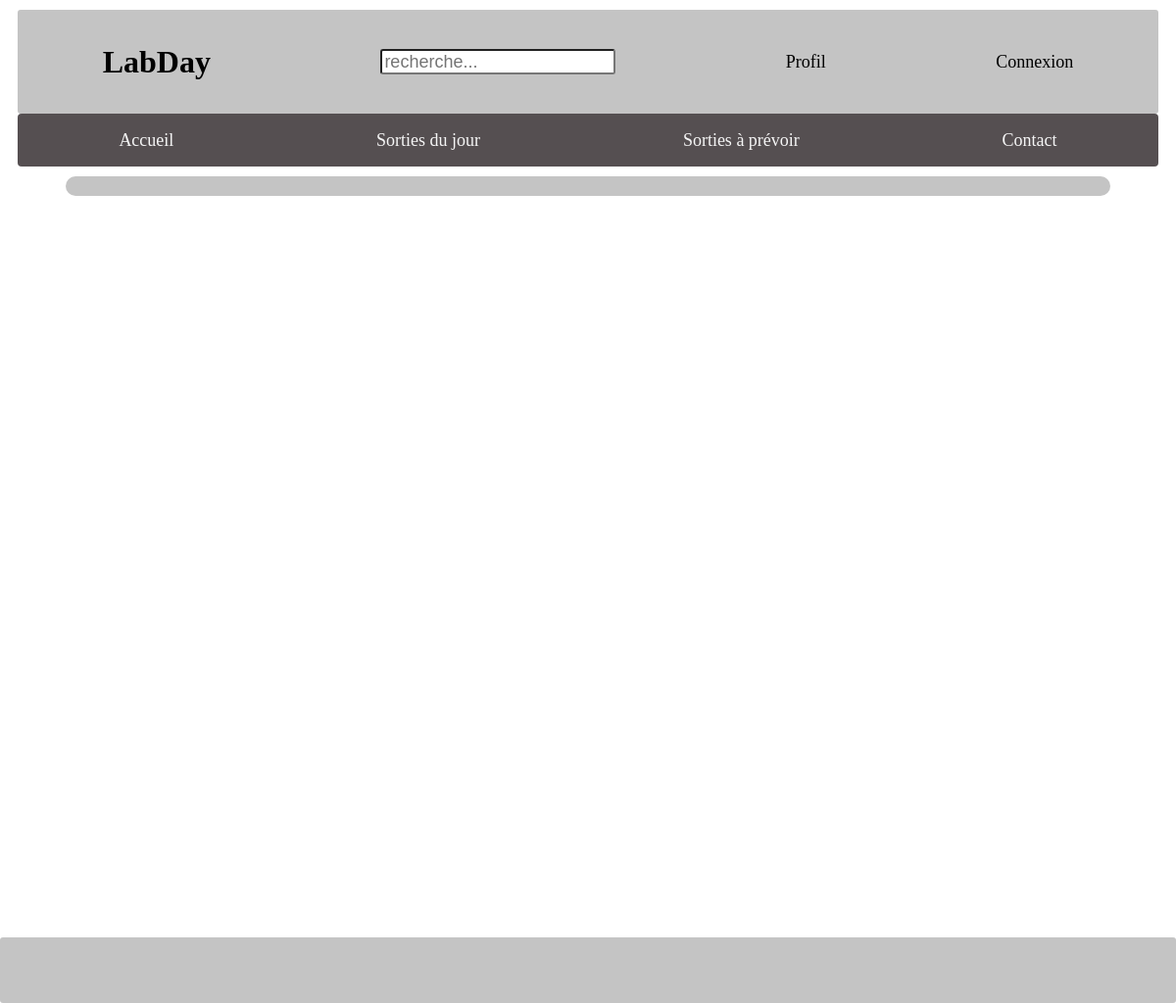
The app's page /php/sortieAPrevoir.php, older data.
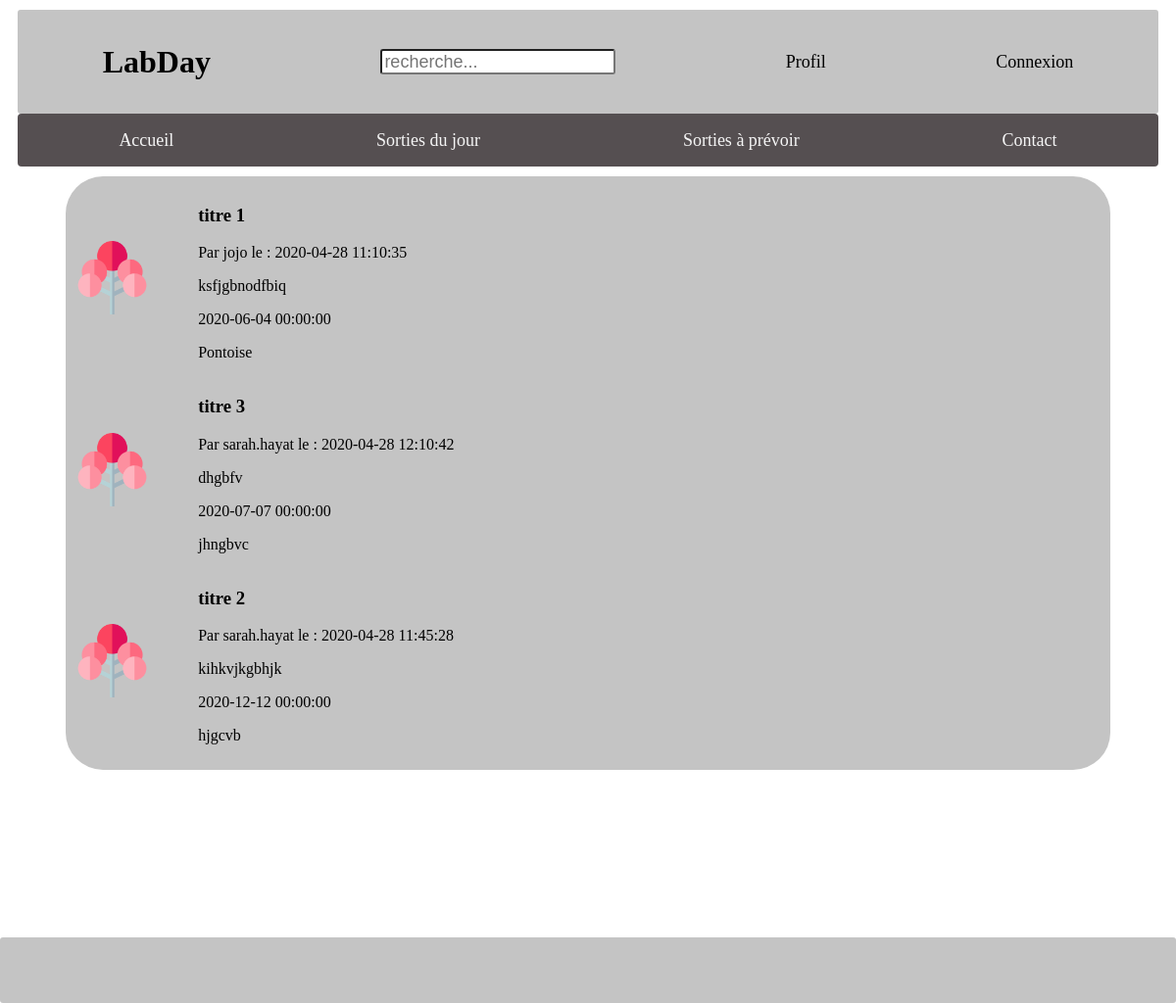
The same page, newer data.
### tables this page shows
CREATE TABLE `evenements` (
  `id_evenement` int(11) NOT NULL,
  `id_utilisateur` int(11) NOT NULL,
  `date_poste` datetime NOT NULL DEFAULT CURRENT_TIMESTAMP,
  `description` text NOT NULL,
  `date_evenement` datetime NOT NULL,
  `titre_evenement` varchar(250) NOT NULL,
  `id_karma` int(11) DEFAULT NULL,
  `lieu` varchar(255) DEFAULT NULL
);

CREATE TABLE `utilisateurs` (
  `id_utilisateur` int(11) NOT NULL,
  `prenom` varchar(100) NOT NULL,
  `nom` varchar(100) NOT NULL,
  `date_naissance` date NOT NULL,
  `adresse` varchar(250) NOT NULL,
  `code_postale` int(5) NOT NULL,
  `pays` varchar(100) NOT NULL,
  `telephone` int(10) NOT NULL,
  `mail` varchar(250) NOT NULL,
  `pseudo` varchar(100) NOT NULL,
  `mot_de_passe` varchar(255) NOT NULL,
  `type_utilisateur` varchar(50) NOT NULL,
  `ville` varchar(200) NOT NULL,
  `date_creation_utilisateur` datetime DEFAULT CURRENT_TIMESTAMP
);

### php/sortieAPrevoir.php (the view, shortened to what this page needs)
<!DOCTYPE html>
<html lang="fr">
<head>
    <link rel="stylesheet" href="../assets/css/sortieAPrevoir.css" />
</head>
<body>
<?php
if(isset($_SESSION['username'])){
    require("headerProfil.php");
}
else{
    require("headerConnect.php");
}
?>
<section class="fond">
    <?php
    require ("../controllers/bdd.php");
    $reponse = $bdd->query('SELECT ut.pseudo , ev.* FROM evenements as ev left join utilisateurs as ut
        on ev.id_utilisateur= ut.id_utilisateur where DATE(ev.date_evenement) > DATE(now()) order by DATE(ev.date_evenement) ASC');
    while ($donnees = $reponse->fetch())
    {
    ?>
    <div class="listOfEvent">
        <ul class="collectionItem">
            <div class="pictureEvent">
                <img id="imgTree" src="../assets/images/arbre_icon.png"/>
            </div>
            <div class="pictureEvent">
                <h3 id="titleOfEvent"><?php echo $donnees['titre_evenement']; ?> </h3>
                <p><?php echo  "Par " . $donnees['pseudo'] . " le : " . $donnees['date_poste'] ; ?></p>
                <p><?php echo $donnees['description']; ?></p>
                <p><?php echo $donnees['date_evenement']; ?></p>
                <p><?php echo $donnees['lieu']; ?></p>
            </div>
        </ul>
        <?php
        }
        ?>
    </div>
</section>
    <footer class="footer">
    </footer>
</body>
</html>

### php/headerConnect.php (shortened to what this page needs)
<html>
<head>
    <link rel="stylesheet" href="../assets/css/headerConnect.css"/>
</head>
<header class="header">
    <div class="menuHaut">
        <h1 id="title"> LabDay</h1>
        <input id="search" type="text" placeholder="recherche...">
        <a id="profil" href="profil.php"> Profil </a>
        <a id="connect" href="connect.php"> Connexion </a>
    </div>
    <div class="menuBas">
        <a href="index.php"> Accueil</a>
        <a href="sortieDuJour.php"> Sorties du jour</a>
        <a href="sortieAPrevoir.php"> Sorties à prévoir</a>
        <a href="contact.php"> Contact</a>
    </div>
</header>
</html>

### assets/css/sortieAPrevoir.css (style rules this page uses)
.fond { display: flex; margin-left: 5%; margin-right: 5%; padding: 10px 10px 10px 10px; background: #C4C4C4; border-radius: 38px; top: 195px; }
#search { border-radius: 3px; }
.fond { display: block; }
.footer { position: absolute; width: 100%; height: 67px; left: 0px; top: 957px; background: #C4C4C4; border-radius: 3px; }
#imgTree { width: 75px; padding-right: 50px; margin-top: 45%; }
.collectionItem { display: flex; flex-direction: row; margin: 0; padding: 0; }

### assets/css/headerConnect.css (style rules this page uses)
header { margin: 10px 10px 10px 10px; }
.menuHaut { display: flex; width: 100%; height: 106px; background : #C4C4C4; border-radius: 3px; align-items: center; justify-content: space-around; }
.menuBas { display: flex; width: 100%; height: 54px; background : #554F51; border-radius: 4px; top : 109px; align-items: center; justify-content: space-around; }
.menuHaut a { text-decoration: none; color: black; font-size: large; }
.menuBas a { text-decoration: none; color: whitesmoke; font-size: large; }
#search { height: 20px; font-size: large; }

Row changes from the older to the newer data that the page shows:
added evenements: titre_evenement "titre 1", id_utilisateur.pseudo "jojo", date_poste "2020-04-28 11:10:35", description "ksfjgbnodfbiq", date_evenement "2020-06-04 00:00:00", lieu "Pontoise"
added evenements: titre_evenement "titre 3", id_utilisateur.pseudo "sarah.hayat", date_poste "2020-04-28 12:10:42", description "dhgbfv", date_evenement "2020-07-07 00:00:00", lieu "jhngbvc"
added evenements: titre_evenement "titre 2", id_utilisateur.pseudo "sarah.hayat", date_poste "2020-04-28 11:45:28", description "kihkvjkgbhjk", date_evenement "2020-12-12 00:00:00", lieu "hjgcvb"
